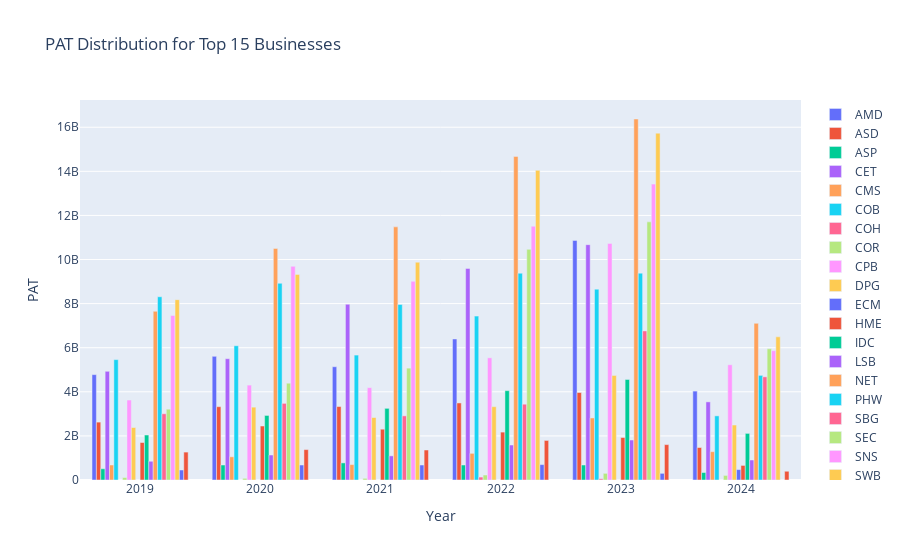

The notebook cell saved with this chart:
### Markdown cell above
**Insights:** ASP shows a steady upward trend with occasional dips in revenue. Most of the businesses tend to show a constant pace in revenue generation with values not exceeding 20Billion.

### Code cell
#yearly pat distribution of the top 15 contributors

yearly_pat = df.groupby(['YEAR', 'BUSINESS GROUP'])['C_PAT'].sum().unstack(fill_value=0)

#Plotting the Bar Graph
fig = go.Figure()

#Add a stacked bar for each business
for business in yearly_pat.columns:
    fig.add_trace(go.Bar(
        x=yearly_pat.index,
        y=yearly_pat[business],
        name=business
    ))

fig.update_layout(
    title='PAT Distribution for Top 15 Businesses',
    xaxis_title='Year',
    yaxis_title='PAT',
)
fig.show()
